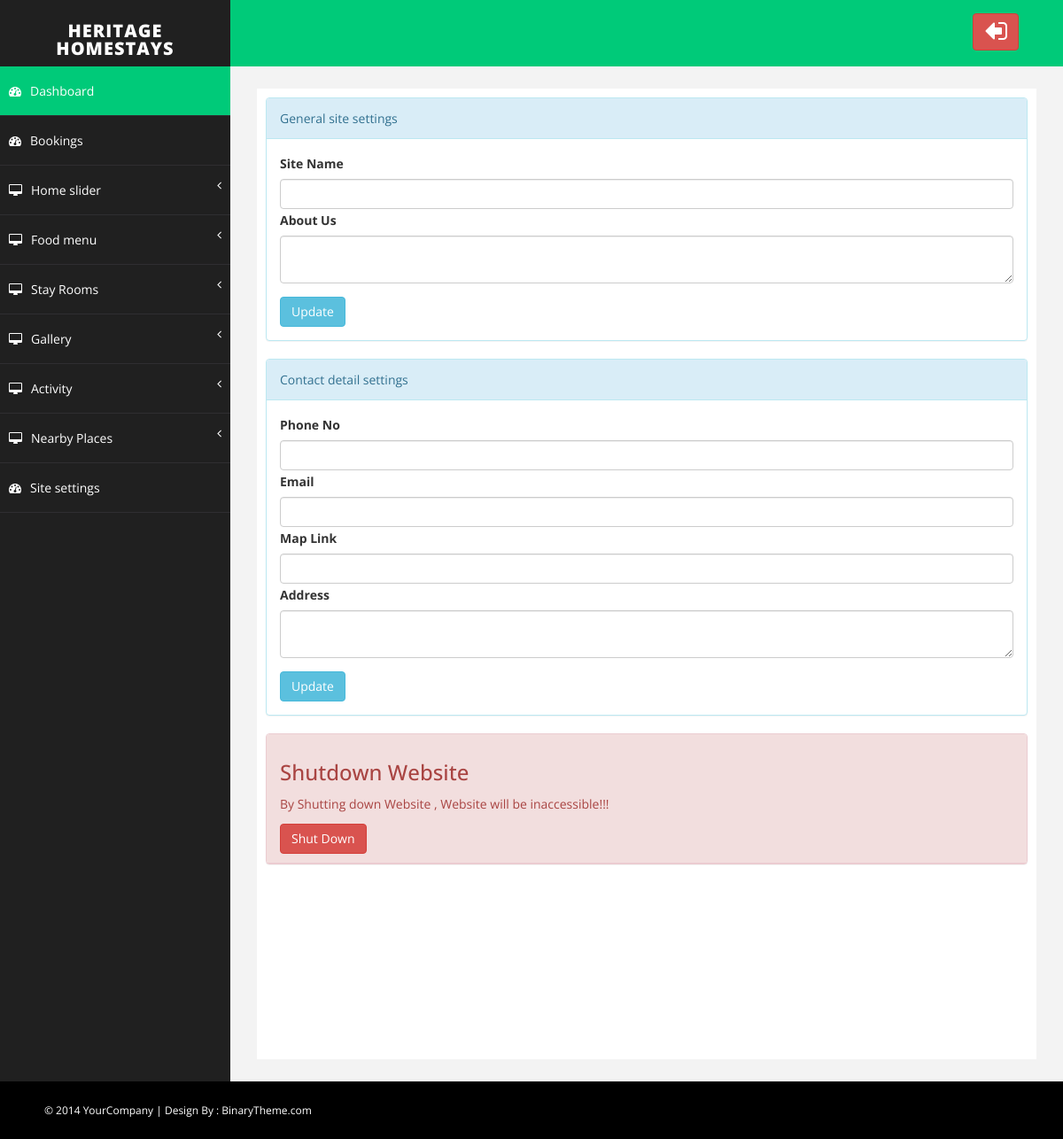
The app's page /admin/settings.php, older data.
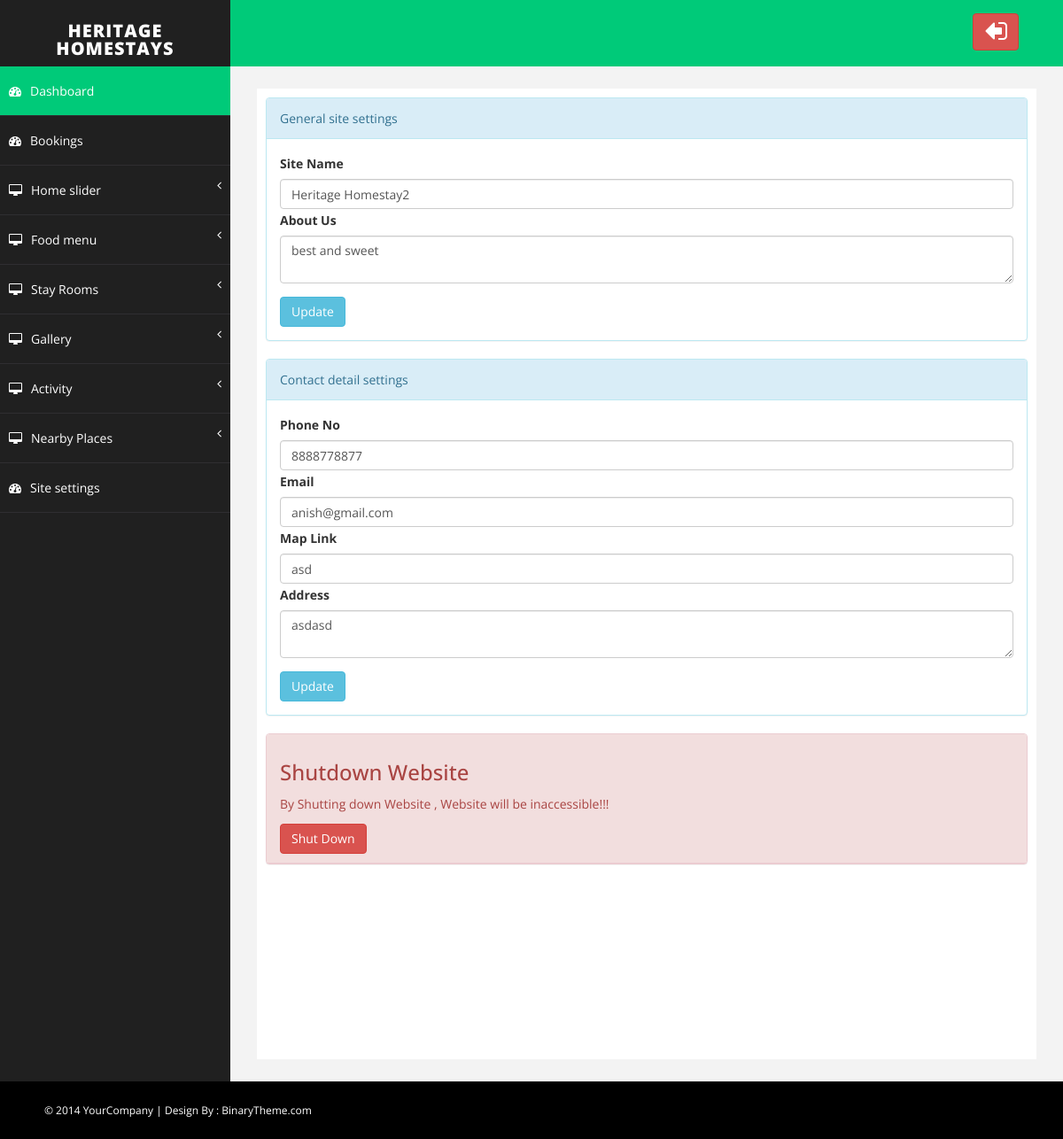
The same page, newer data.
### tables this page shows
CREATE TABLE `setting` (
  `id` int(5) NOT NULL,
  `title` varchar(20) NOT NULL,
  `about_us` varchar(100) NOT NULL,
  `shutdown` int(20) NOT NULL DEFAULT 0,
  `phone` varchar(20) NOT NULL,
  `email` varchar(20) NOT NULL,
  `address` varchar(100) NOT NULL,
  `map` varchar(100) NOT NULL
);

### admin/settings.php (the view, shortened to what this page needs)
<?php include "../database.php";
?>
<!DOCTYPE html>
<html xmlns="http://www.w3.org/1999/xhtml">
<head>
    <link href="assets/css/bootstrap.css" rel="stylesheet" />
    <link href="assets/css/font-awesome.css" rel="stylesheet" />
    <link href="assets/css/prettyPhoto.css" rel="stylesheet" />
    <link href="assets/css/basic.css" rel="stylesheet" />
    <link href="assets/css/custom.css" rel="stylesheet" />
</head>
<body>
    <div id="wrapper">
        <?php include "admin_nav.php"; ?>
        <div id="page-wrapper">
            <div id="page-inner">
                <?php
                $sql = "SELECT * FROM setting limit 1";
                $res = mysqli_query($conn,  $sql);
                $data = $res->fetch_assoc();
                ?>
                <div class="panel panel-info">
                    <div class="panel-heading">
                        General site settings
                    </div>
                    <div class="panel-body">
                        <form role="form" action="upload.php" method="POST" enctype="multipart/form-data">
                            <div class="form-group">
                                <label>Site Name</label>
                                <input class="form-control" type="text" value="<?=$data['title'] ?>" name="title">
                                <label>About Us</label>
                                <textarea class="form-control" type="text" name="description"><?=$data['about_us'] ?></textarea>
                            </div>
                            <button type="submit" name="general_set" class="btn btn-info">Update</button>
                        </form>
                    </div>
                </div>
                <div class="panel panel-info">
                    <div class="panel-heading">
                        Contact detail settings
                    </div>
                    <div class="panel-body">
                        <form role="form" action="upload.php" method="POST" enctype="multipart/form-data">
                            <div class="form-group">
                                <label>Phone No</label>
                                <input class="form-control" value="<?=$data['phone'] ?>" type="number" name="phone">
                                <label>Email</label>
                                <input class="form-control" value="<?=$data['email'] ?>" type="email" name="email">
                                <label>Map Link</label>
                                <input class="form-control" value="<?=$data['map'] ?>" type="text" name="map">
                                <label>Address</label>
                                <textarea class="form-control" type="text" name="address"><?=$data['address'] ?></textarea>
                            </div>
                            <button type="submit" name="contact_set" class="btn btn-info">Update</button>
                        </form>
                    </div>
                </div>
                <div class="panel panel-danger">
                    <div class="panel-heading">
                        <h3>
                        Shutdown Website
                        </h3>
                        <p>
                            By Shutting down Website , Website will be inaccessible!!!
                        </p>
                        <div class="right">
                            <form id="myform" action="../authentication.php" method="POST">
                                <?php
                                if($data["shutdown"]==0){ ?>
                                <button name="down" type="submit" class="timer btn btn-danger">Shut Down</button>
                                <?php }
                                else{?>
                                <button name="live" type="submit" class="timer btn btn-success">Live</button>
                                <?php } ?>
                            </form>
                        </div>
                    </div>
                </div>
            </div>
        </div>
    </div>
    <div id="footer-sec">
        &copy; 2014 YourCompany | Design By : <a href="http://www.binarytheme.com/" target="_blank">BinaryTheme.com</a>
    </div>
</body>
</html>

Row changes from the older to the newer data that the page shows:
added setting: title "Heritage Homestay2", description "best and sweet", phone "8888778877", email "anish@gmail.com", map "asd", address "asdasd"
